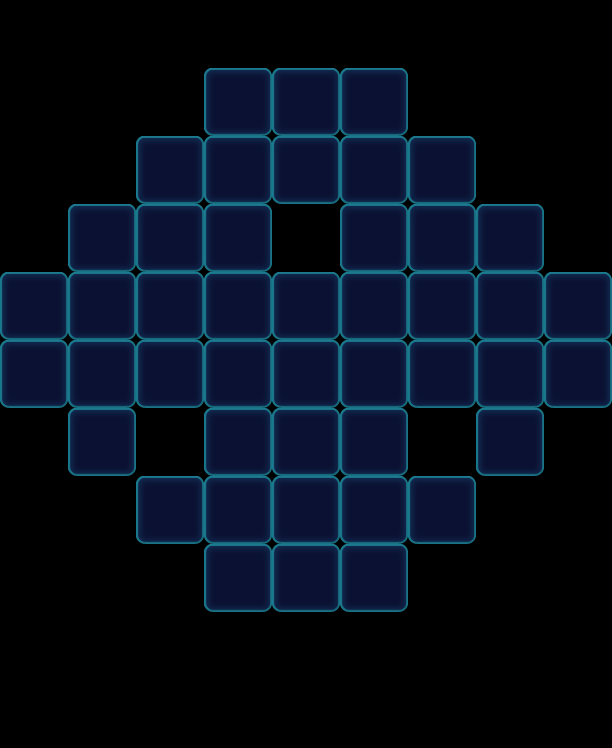

Tiled map render using the project's own tile images. Description and the map definition, with tile-layer contents summarised, below:
An orthogonal 9x11 tile map with 68x68 px tiles, 1 tile layer (Valid), 2 tilesets and 95 objects (45x Floor, 19x Ice, 19x Haze, 12x Factory_Normal).

<map version="1.0" orientation="orthogonal" width="9" height="11" tilewidth="68" tileheight="68">
 <tileset firstgid="1" name="game_grid1" tilewidth="68" tileheight="68">
  <image source="game_grid1.png" width="68" height="68" />
 </tileset>
 <tileset firstgid="2" name="map" tilewidth="68" tileheight="68">
  <image source="map.png" width="1024" height="1024" />
 </tileset>
 <layer name="Valid" width="9" height="11">
  <data>[99 cells, 45 non-empty, 1 distinct tile ids]</data>
 </layer>
 <objectgroup name="BottomObj" width="9" height="11">
  <object type="Floor" gid="33" x="204" y="136">
   <properties>
    <property name="Layers" value="2" />
   </properties>
  </object>
  <object type="Floor" gid="33" x="272" y="136">
   <properties>
    <property name="Layers" value="2" />
   </properties>
  </object>
  <object type="Floor" gid="33" x="340" y="136">
   <properties>
    <property name="Layers" value="2" />
   </properties>
  </object>
  <object type="Floor" gid="33" x="408" y="204">
   <properties>
    <property name="Layers" value="2" />
   </properties>
  </object>
  <object type="Floor" gid="33" x="476" y="272">
   <properties>
    <property name="Layers" value="2" />
   </properties>
  </object>
  <object type="Floor" gid="33" x="544" y="340">
   <properties>
    <property name="Layers" value="2" />
   </properties>
  </object>
  <object type="Floor" gid="33" x="544" y="408">
   <properties>
    <property name="Layers" value="2" />
   </properties>
  </object>
  <object type="Floor" gid="33" x="476" y="476">
   <properties>
    <property name="Layers" value="2" />
   </properties>
  </object>
  <object type="Floor" gid="33" x="408" y="544">
   <properties>
    <property name="Layers" value="2" />
   </properties>
  </object>
  <object type="Floor" gid="33" x="340" y="612">
   <properties>
    <property name="Layers" value="2" />
   </properties>
  </object>
  <object type="Floor" gid="33" x="272" y="612">
   <properties>
    <property name="Layers" value="2" />
   </properties>
  </object>
  <object type="Floor" gid="33" x="204" y="612">
   <properties>
    <property name="Layers" value="2" />
   </properties>
  </object>
  <object type="Floor" gid="33" x="136" y="544">
   <properties>
    <property name="Layers" value="2" />
   </properties>
  </object>
  <object type="Floor" gid="33" x="68" y="476">
   <properties>
    <property name="Layers" value="2" />
   </properties>
  </object>
  <object type="Floor" gid="33" x="0" y="408">
   <properties>
    <property name="Layers" value="2" />
   </properties>
  </object>
  <object type="Floor" gid="33" x="0" y="340">
   <properties>
    <property name="Layers" value="2" />
   </properties>
  </object>
  <object type="Floor" gid="33" x="68" y="272">
   <properties>
    <property name="Layers" value="2" />
   </properties>
  </object>
  <object type="Floor" gid="33" x="136" y="204">
   <properties>
    <property name="Layers" value="2" />
   </properties>
  </object>
  <object type="Floor" gid="33" x="272" y="204">
   <properties>
    <property name="Layers" value="2" />
   </properties>
  </object>
  <object type="Floor" gid="33" x="204" y="204">
   <properties>
    <property name="Layers" value="2" />
   </properties>
  </object>
  <object type="Floor" gid="33" x="340" y="204">
   <properties>
    <property name="Layers" value="2" />
   </properties>
  </object>
  <object type="Floor" gid="33" x="272" y="340">
   <properties>
    <property name="Layers" value="2" />
   </properties>
  </object>
  <object type="Floor" gid="33" x="204" y="272">
   <properties>
    <property name="Layers" value="2" />
   </properties>
  </object>
  <object type="Floor" gid="33" x="340" y="272">
   <properties>
    <property name="Layers" value="2" />
   </properties>
  </object>
  <object type="Floor" gid="33" x="272" y="408">
   <properties>
    <property name="Layers" value="2" />
   </properties>
  </object>
  <object type="Floor" gid="33" x="204" y="408">
   <properties>
    <property name="Layers" value="2" />
   </properties>
  </object>
  <object type="Floor" gid="33" x="340" y="408">
   <properties>
    <property name="Layers" value="2" />
   </properties>
  </object>
  <object type="Floor" gid="33" x="272" y="476">
   <properties>
    <property name="Layers" value="2" />
   </properties>
  </object>
  <object type="Floor" gid="33" x="204" y="476">
   <properties>
    <property name="Layers" value="2" />
   </properties>
  </object>
  <object type="Floor" gid="33" x="340" y="476">
   <properties>
    <property name="Layers" value="2" />
   </properties>
  </object>
  <object type="Floor" gid="33" x="272" y="544">
   <properties>
    <property name="Layers" value="2" />
   </properties>
  </object>
  <object type="Floor" gid="33" x="204" y="544">
   <properties>
    <property name="Layers" value="2" />
   </properties>
  </object>
  <object type="Floor" gid="33" x="340" y="544">
   <properties>
    <property name="Layers" value="2" />
   </properties>
  </object>
  <object type="Floor" gid="33" x="408" y="272">
   <properties>
    <property name="Layers" value="2" />
   </properties>
  </object>
  <object type="Floor" gid="33" x="476" y="340">
   <properties>
    <property name="Layers" value="2" />
   </properties>
  </object>
  <object type="Floor" gid="33" x="408" y="340">
   <properties>
    <property name="Layers" value="2" />
   </properties>
  </object>
  <object type="Floor" gid="33" x="340" y="340">
   <properties>
    <property name="Layers" value="2" />
   </properties>
  </object>
  <object type="Floor" gid="33" x="204" y="340">
   <properties>
    <property name="Layers" value="2" />
   </properties>
  </object>
  <object type="Floor" gid="33" x="136" y="340">
   <properties>
    <property name="Layers" value="2" />
   </properties>
  </object>
  <object type="Floor" gid="33" x="68" y="340">
   <properties>
    <property name="Layers" value="2" />
   </properties>
  </object>
  <object type="Floor" gid="33" x="136" y="272">
   <properties>
    <property name="Layers" value="2" />
   </properties>
  </object>
  <object type="Floor" gid="33" x="68" y="408">
   <properties>
    <property name="Layers" value="2" />
   </properties>
  </object>
  <object type="Floor" gid="33" x="136" y="408">
   <properties>
    <property name="Layers" value="2" />
   </properties>
  </object>
  <object type="Floor" gid="33" x="408" y="408">
   <properties>
    <property name="Layers" value="2" />
   </properties>
  </object>
  <object type="Floor" gid="33" x="476" y="408">
   <properties>
    <property name="Layers" value="2" />
   </properties>
  </object>
 </objectgroup>
 <objectgroup name="MiddleObj" width="9" height="11" />
 <objectgroup color="#000000" name="TopObj" width="9" height="11">
  <object name="Ice" type="Ice" x="204" y="544" width="68" height="68">
   <properties>
    <property name="Layers" value="3" />
   </properties>
  </object>
  <object name="Ice" type="Ice" x="136" y="476" width="68" height="68">
   <properties>
    <property name="Layers" value="3" />
   </properties>
  </object>
  <object name="Ice" type="Ice" x="340" y="544" width="68" height="68">
   <properties>
    <property name="Layers" value="3" />
   </properties>
  </object>
  <object name="Ice" type="Ice" x="408" y="476" width="68" height="68">
   <properties>
    <property name="Layers" value="3" />
   </properties>
  </object>
  <object name="Ice" type="Ice" x="272" y="544" width="68" height="68">
   <properties>
    <property name="Layers" value="3" />
   </properties>
  </object>
  <object name="Ice" type="Ice" x="408" y="136" width="68" height="68">
   <properties>
    <property name="Layers" value="3" />
   </properties>
  </object>
  </objectgroup>
 <objectgroup color="#00ff00" name="CeilObj" width="9" height="11">
  <!-- 19 objects omitted --></objectgroup>
</map>
<!-- 44 of 95 objects omitted -->
